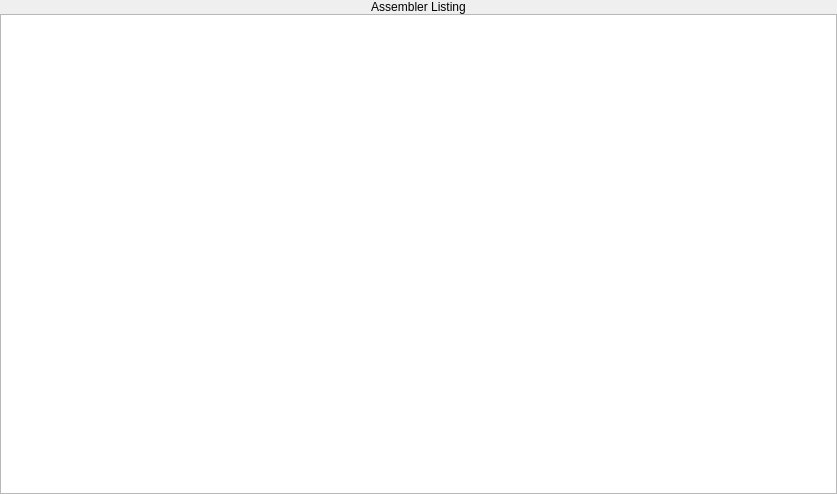
<?xml version="1.0" encoding="UTF-8"?>
<ui version="4.0">
 <class>AsmProgramListingPane</class>
 <widget class="QWidget" name="AsmProgramListingPane">
  <property name="geometry">
   <rect>
    <x>0</x>
    <y>0</y>
    <width>837</width>
    <height>494</height>
   </rect>
  </property>
  <property name="windowTitle">
   <string>Form</string>
  </property>
  <layout class="QVBoxLayout" name="verticalLayout_2">
   <property name="leftMargin">
    <number>0</number>
   </property>
   <property name="topMargin">
    <number>0</number>
   </property>
   <property name="rightMargin">
    <number>0</number>
   </property>
   <property name="bottomMargin">
    <number>0</number>
   </property>
   <item>
    <layout class="QVBoxLayout" name="verticalLayout">
     <property name="spacing">
      <number>0</number>
     </property>
     <item>
      <widget class="QLabel" name="label">
       <property name="palette">
        <palette>
         <active>
          <colorrole role="Base">
           <brush brushstyle="SolidPattern">
            <color alpha="255">
             <red>255</red>
             <green>255</green>
             <blue>255</blue>
            </color>
           </brush>
          </colorrole>
          <colorrole role="Window">
           <brush brushstyle="SolidPattern">
            <color alpha="255">
             <red>104</red>
             <green>173</green>
             <blue>245</blue>
            </color>
           </brush>
          </colorrole>
         </active>
         <inactive>
          <colorrole role="Base">
           <brush brushstyle="SolidPattern">
            <color alpha="255">
             <red>255</red>
             <green>255</green>
             <blue>255</blue>
            </color>
           </brush>
          </colorrole>
          <colorrole role="Window">
           <brush brushstyle="SolidPattern">
            <color alpha="255">
             <red>104</red>
             <green>173</green>
             <blue>245</blue>
            </color>
           </brush>
          </colorrole>
         </inactive>
         <disabled>
          <colorrole role="Base">
           <brush brushstyle="SolidPattern">
            <color alpha="255">
             <red>104</red>
             <green>173</green>
             <blue>245</blue>
            </color>
           </brush>
          </colorrole>
          <colorrole role="Window">
           <brush brushstyle="SolidPattern">
            <color alpha="255">
             <red>104</red>
             <green>173</green>
             <blue>245</blue>
            </color>
           </brush>
          </colorrole>
         </disabled>
        </palette>
       </property>
       <property name="frameShape">
        <enum>QFrame::Panel</enum>
       </property>
       <property name="frameShadow">
        <enum>QFrame::Plain</enum>
       </property>
       <property name="lineWidth">
        <number>0</number>
       </property>
       <property name="text">
        <string>Assembler Listing</string>
       </property>
       <property name="alignment">
        <set>Qt::AlignCenter</set>
       </property>
      </widget>
     </item>
     <item>
      <widget class="QPlainTextEdit" name="plainTextEdit">
       <property name="font">
        <font>
         <family>Courier</family>
         <pointsize>12</pointsize>
         <kerning>false</kerning>
        </font>
       </property>
       <property name="cursor" stdset="0">
        <cursorShape>IBeamCursor</cursorShape>
       </property>
      </widget>
     </item>
    </layout>
   </item>
  </layout>
 </widget>
 <resources/>
 <connections/>
</ui>
